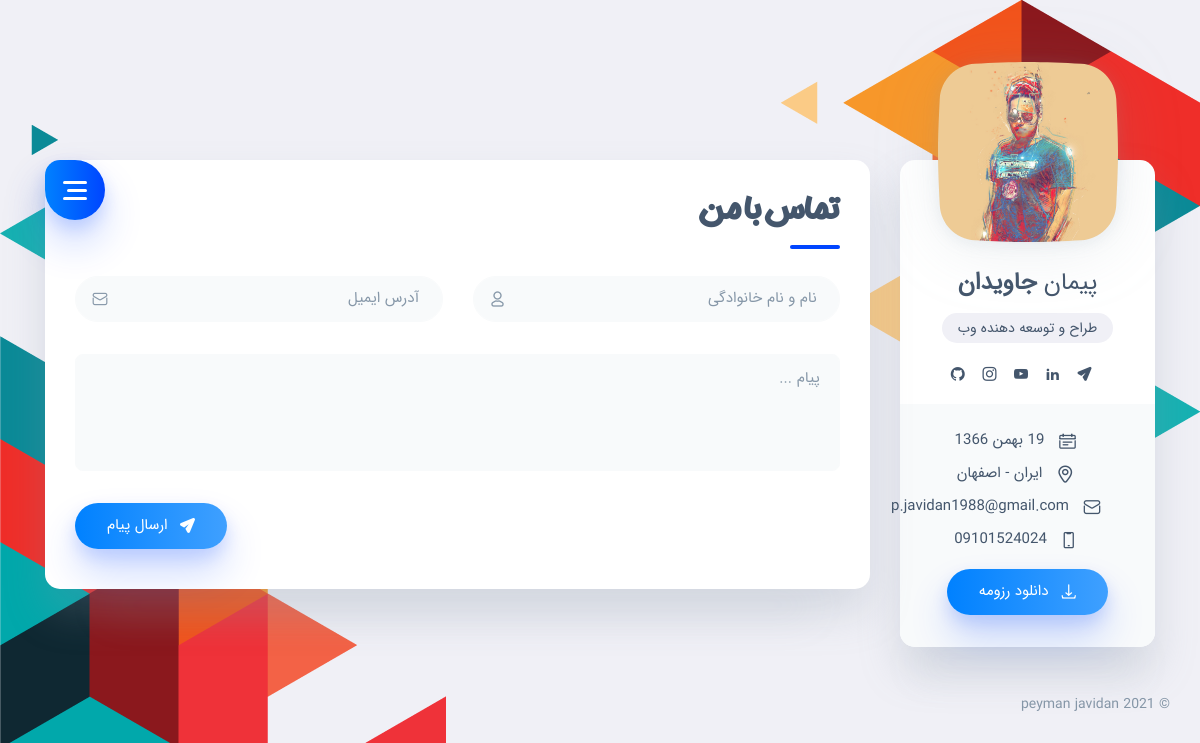
Page /contact/ on the committed database.
### home/models.py (models this page shows, shortened)
class Setting(models.Model):
    STATUS = (
        ('True', 'True'),
        ('False', 'False'),
    )
    name = models.CharField(max_length=150)
    last_name = models.CharField(max_length=150)
    keywords = models.CharField(max_length=255)
    description = models.CharField(max_length=255)
    address = models.CharField(max_length=250)
    phone = models.CharField(blank=True, max_length=15)
    email = models.CharField(blank=True, max_length=50)
    birth_day = models.CharField(max_length=150)
    birth_month = models.CharField(max_length=150)
    birth_year = models.CharField(max_length=150)
    icon = models.ImageField(blank=True, upload_to='images/Icons/%Y/%m/%d/')
    logo = models.ImageField(blank=True, upload_to='images/Logo/%Y/%m/%d/')
    profile_image = models.ImageField(blank=True, upload_to='images/Logo/%Y/%m/%d/')
    facebook = models.CharField(blank=True, max_length=150)
    github = models.CharField(blank=True, max_length=150)
    linkedin = models.CharField(blank=True, max_length=150)
    instagram = models.CharField(blank=True, max_length=150)
    twitter = models.CharField(blank=True, max_length=150)
    youtube = models.CharField(blank=True, max_length=150)
    whatsapp = models.CharField(blank=True, max_length=150)
    telegram = models.CharField(blank=True, max_length=150)
    instagram = models.CharField(blank=True, max_length=150)
    about = RichTextUploadingField(blank=True)
    footer_text = models.CharField(max_length=150)
    contact = RichTextUploadingField(blank=True)
    references = RichTextUploadingField(blank=True)
    status = models.CharField(max_length=10, choices=STATUS)
    create_at = jmodels.jDateField(auto_now_add=True)
    update_at = jmodels.jDateField(auto_now=True)

### home/views.py (the view, shortened to what this page needs)
# urls.py: path('contact/', views.contact, name='contact'),
def contact(request):
    setting = Setting.objects.get(pk=1)
    context = {
        'setting': setting,
    }
    return render(request, 'contact.html', context)

### home/templates/contact.html (shortened to what this page needs)
{% extends 'homebase.html' %}
{% load static %}
{% block body %}
    <main class="main">
        <div class="container gutter-top">
            <div class="row sticky-parent">
                <aside class="col-12 col-md-12 col-xl-3">
                    <div class="sidebar box pb-0 sticky-column">
                        <svg class="avatar avatar--180" viewBox="0 0 188 188">
                            <g class="avatar__box">
                                <image xlink:href="{{ setting.profile_image.url }}" height="100%" width="100%"/>
                            </g>
                        </svg>
                        <div class="text-center">
                            <h3 class="title title--h3 sidebar__user-name"><span
                                    class="weight--500">{{ setting.name }}</span>
                                {{ setting.last_name }}
                            </h3>
                            <div class="badge badge--gray">{{ setting.description }}</div>
                            <div class="social">
                                <a class="social__link" href="{{ setting.telegram }}"><i
                                        class="font-icon icon-send"></i></a>
                                <a class="social__link" href="{{ setting.linkedin }}"><i
                                        class="font-icon icon-linkedin2"></i></a>
                                <a class="social__link" href="{{ setting.youtube }}"><i
                                        class="font-icon icon-youtube"></i></a>
                                <a class="social__link" href="{{ setting.instagram }}"><i
                                        class="font-icon icon-instagram"></i></a>
                                <a class="social__link" href="{{ setting.github }}"><i
                                        class="font-icon icon-github"></i></a>
                            </div>
                        </div>
                        <div class="sidebar__info box-inner box-inner--rounded">
                            <ul class="contacts-block">
                                <li class="contacts-block__item" data-toggle="tooltip" data-placement="top"
                                    title="تاریخ تولد">
                                    <i class="font-icon icon-calendar"></i>{{ setting.birth_day }} {{ setting.birth_month }} {{ setting.birth_year }}
                                </li>
                                <li class="contacts-block__item" data-toggle="tooltip" data-placement="top"
                                    title="آدرس">
                                    <i class="font-icon icon-location"></i>{{ setting.address }}
                                </li>
                                <li class="contacts-block__item" data-toggle="tooltip" data-placement="top"
                                    title="ایمیل">
                                    <a href="mailto:example@mail.com"><i
                                            class="font-icon icon-envelope"></i>{{ setting.email }}</a>
                                </li>
                                <li class="contacts-block__item" data-toggle="tooltip" data-placement="top"
                                    title="تلفن">
                                    <i class="font-icon icon-phone"></i>{{ setting.phone }}
                                </li>
                            </ul>
                            <a class="btn btn--blue-gradient" href="#"><i class="font-icon icon-download"></i> دانلود
                                رزومه</a>
                        </div>
                    </div>
                </aside>
                <div class="col-12 col-md-12 col-xl-9">
                    <div class="box pb-0">
                        <div class="circle-menu">
                            <div class="hamburger">
                                <div class="line"></div>
                                <div class="line"></div>
                                <div class="line"></div>
                            </div>
                        </div>
                        <div class="inner-menu">
                        </div>
                        <div class="pb-2">
                            <h1 class="title title--h1 title__separate">تماس با من</h1>
                        </div>
                        <form method="post" action="" class="contact-form">
                            <div class="row">
                                <div class="form-group col-12 col-md-6">
                                    <i class="font-icon icon-user"></i>
                                    <input type="text" class="input input__icon form-control" id="nameContact"
                                           name="name" placeholder="نام و نام خانوادگی" required="required"
                                           autocomplete="on"
                                           oninvalid="setCustomValidity('لطفا نام و نام خانوادگی خود را وارد کنید.')"
                                           onkeyup="setCustomValidity('')">
                                    <div class="help-block with-errors"></div>
                                </div>
                                <div class="form-group col-12 col-md-6">
                                    <i class="font-icon icon-envelope"></i>
                                    <input type="email" class="input input__icon form-control" id="emailContact"
                                           name="email" placeholder="آدرس ایمیل" required="required"
                                           autocomplete="on" oninvalid="setCustomValidity('ایمیل نادرست است.')"
                                           onkeyup="setCustomValidity('')">
                                    <div class="help-block with-errors"></div>
                                </div>
                                <div class="form-group col-12 col-md-12">
                                <textarea class="textarea form-control" id="messageContact" name="message"
                                          placeholder="پیام ..." rows="4" required="required"
                                          oninvalid="setCustomValidity('لطفا پیام خود را وارد کنید.')"
                                          onkeyup="setCustomValidity('')"></textarea>
                                    <div class="help-block with-errors"></div>
                                </div>
                            </div>
                            <div class="row">
                                <div class="col-12 col-md-6 order-2 order-md-1 text-center text-md-left">
                                </div>
                                <div class="col-12 col-md-6 order-1 order-md-2 text-left">
                                    <button type="submit" class="btn" style="margin-bottom: 40px"><i class="font-icon icon-send"></i> ارسال پیام
                                    </button>
                                </div>
                            </div>
                        </form>
                    </div>
                </div>
                <footer class="footer">{{ setting.footer_text }}</footer>
            </div>
        </div>
    </main>
    </body>
    </html>
{% endblock body %}

### home/static/styles/rtl.css (style rules this page uses)
body, .sidebar__user-name,.tooltip-inner { font-family: 'IS'; }
h1, h2, h3, h4, h5, h6, .review-item .title, .news-item .title, .header-post .title { font-family: 'sarb'; }
html, body { direction: rtl; text-align: right; }
.bg-triangles { background-image: url(../images/triangles-top.png), url(../images/triangles-bottom.png); background-position: right top, left bottom; }
.social__link { margin-left: initial; margin-right: .8rem; }
.contacts-block .font-icon { margin-right: initial; margin-left: .875rem; }
.btn .font-icon { margin-right: initial; margin-left: .5rem; }
.circle-menu { right: initial; left: 0; border-radius: .937rem 50% 50% 50%; }
.inner-menu { padding-right: initial; padding-left: 2rem; right: initial; left: 0; }
.title__separate::before { left: initial; right: 0; }
.contacts-block { padding-left: initial; padding-right: 0; }

### rows in the picture
Setting: name "پیمان", last_name "جاویدان", description "طراح و توسعه دهنده وب", birth_month "بهمن", birth_year "1366", address "ایران - اصفهان", email "p.javidan1988@gmail.com", phone "09101524024", footer_text "© 2021 peyman javidan"
